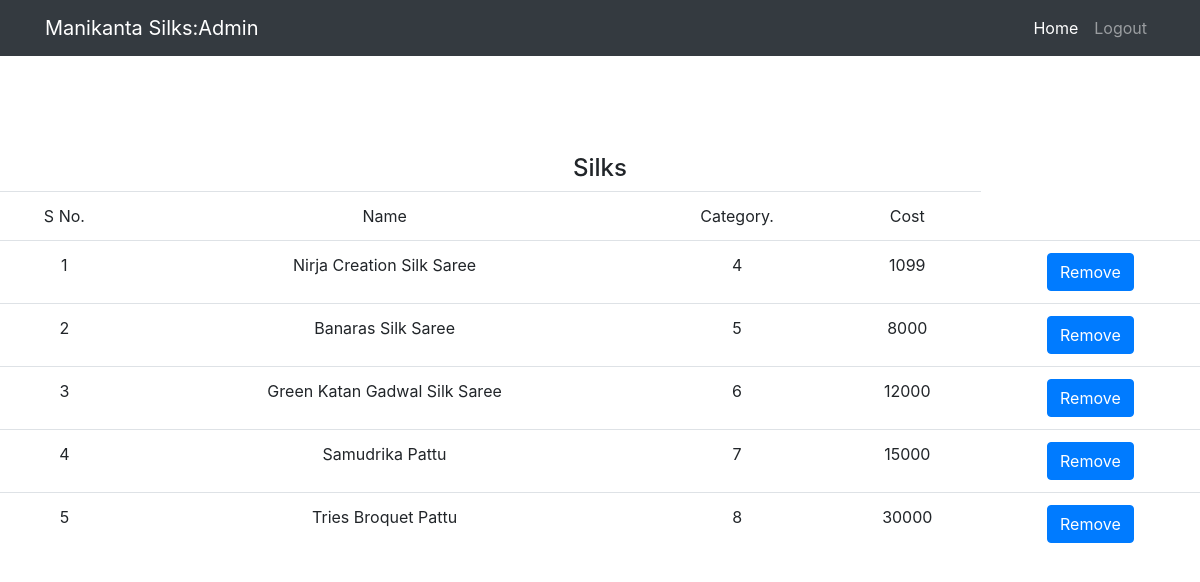
Screenshot of /admin/rmsk.php (signed in) with the database file from the repository.
### tables this page shows
CREATE TABLE `cloth` (
  `id` int(25) NOT NULL,
  `name` varchar(255) NOT NULL,
  `catid` int(25) NOT NULL,
  `cost` int(25) NOT NULL,
  `imgurl` varchar(255) NOT NULL,
  `dsc` varchar(1024) NOT NULL
);

### admin/rmsk.php (the view, shortened to what this page needs)
<!DOCTYPE html>
<html>
<head>
	<link href="../vendor/bootstrap/css/bootstrap.min.css" rel="stylesheet">
    <link href="css/shop-homepage.css" rel="stylesheet">
</head>
<body>
    <nav class="navbar navbar-expand-lg navbar-dark bg-dark fixed-top">
      <div class="container">
        <a class="navbar-brand" href="#">Manikanta Silks:Admin</a>
        <div class="collapse navbar-collapse" id="navbarResponsive">
          <ul class="navbar-nav ml-auto">
            <li class="nav-item active">
              <a class="nav-link" href="home.php">Home
              </a>
            </li>
                        <li class="nav-item">
              <a class="nav-link" href="logout.php">Logout</a>
            </li>
          </ul>
        </div>
      </div>
    </nav>
<br><br>
<div class="text-center" style="padding:50px 0">
  <h4>Silks</h4>
<table class="table table-hover">
  <tr>
    <td>S No.</td>
    <td>Name</td>
    <td>Category.</td>
    <td>Cost</td>
  </tr>
<?php
include '../db.php';
$qu=$mysqli->query("select * from cloth");
$i=0;
while($q=mysqli_fetch_array($qu)){
  $i=$i+1;
  $id=$q['id'];
  echo '
  <tr>
  <td>'.$i.'</td>
  <td>'.$q['name'].'</td>
  <td>'.$q['catid'].'</td>
  <td>'.$q['cost'].'</td>
  <td><a href="rmsk.php?id='.$id.'" class="btn btn-primary">Remove</a></td>
  </tr>';
}
?>
</table>
</div>
</body>
</html>

### css/shop-homepage.css (style rules this page uses)
body { padding-top: 54px; }
@media (min-width: 992px) { body { padding-top: 56px; } }

### rows the page displays
cloth: name "Nirja Creation Silk Saree", catid "4", cost "1099"
cloth: name "Banaras Silk Saree", catid "5", cost "8000"
cloth: name "Green Katan Gadwal Silk Saree", catid "6", cost "12000"
cloth: name "Samudrika Pattu", catid "7", cost "15000"
cloth: name "Tries Broquet Pattu", catid "8", cost "30000"
